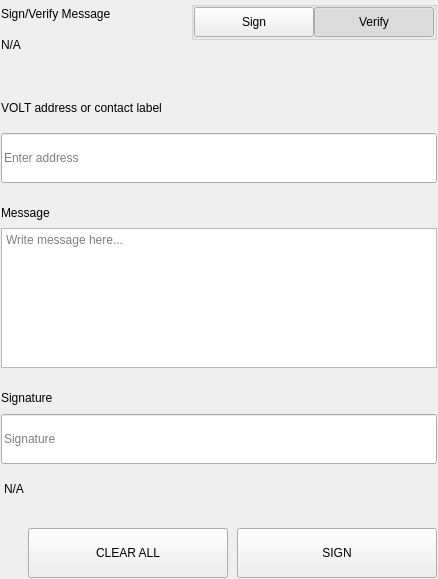
<?xml version="1.0" encoding="UTF-8"?>
<ui version="4.0">
 <class>SettingsSignMessageWidgets</class>
 <widget class="QWidget" name="SettingsSignMessageWidgets">
  <property name="geometry">
   <rect>
    <x>0</x>
    <y>0</y>
    <width>438</width>
    <height>579</height>
   </rect>
  </property>
  <property name="windowTitle">
   <string notr="true">N/A</string>
  </property>
  <layout class="QVBoxLayout" name="verticalLayout">
   <property name="spacing">
    <number>0</number>
   </property>
   <property name="leftMargin">
    <number>0</number>
   </property>
   <property name="topMargin">
    <number>0</number>
   </property>
   <property name="rightMargin">
    <number>0</number>
   </property>
   <property name="bottomMargin">
    <number>0</number>
   </property>
   <item>
    <widget class="QWidget" name="left" native="true">
     <layout class="QVBoxLayout" name="verticalLayout_3">
      <property name="leftMargin">
       <number>0</number>
      </property>
      <property name="topMargin">
       <number>0</number>
      </property>
      <property name="rightMargin">
       <number>0</number>
      </property>
      <property name="bottomMargin">
       <number>0</number>
      </property>
      <item>
       <widget class="QWidget" name="container_sign" native="true">
        <layout class="QVBoxLayout" name="verticalLayout_2">
         <property name="spacing">
          <number>0</number>
         </property>
         <property name="leftMargin">
          <number>1</number>
         </property>
         <property name="topMargin">
          <number>1</number>
         </property>
         <property name="rightMargin">
          <number>1</number>
         </property>
         <property name="bottomMargin">
          <number>1</number>
         </property>
         <item>
          <layout class="QHBoxLayout" name="horizontalLayout_3" stretch="3,1">
           <property name="spacing">
            <number>40</number>
           </property>
           <item>
            <layout class="QVBoxLayout" name="verticalLayoutTitle">
             <property name="spacing">
              <number>5</number>
             </property>
             <item>
              <widget class="QLabel" name="labelTitle">
               <property name="text">
                <string>Sign/Verify Message</string>
               </property>
              </widget>
             </item>
             <item>
              <widget class="QLabel" name="labelSubtitle1">
               <property name="text">
                <string notr="true">N/A</string>
               </property>
               <property name="wordWrap">
                <bool>true</bool>
               </property>
              </widget>
             </item>
            </layout>
           </item>
           <item alignment="Qt::AlignRight|Qt::AlignTop">
            <widget class="QWidget" name="containerSwitch" native="true">
             <property name="styleSheet">
              <string notr="true">#containerSwitch{
	padding-top:9px;
}</string>
             </property>
             <layout class="QVBoxLayout" name="verticalLayout_6">
              <property name="spacing">
               <number>4</number>
              </property>
              <property name="leftMargin">
               <number>0</number>
              </property>
              <property name="topMargin">
               <number>0</number>
              </property>
              <property name="rightMargin">
               <number>0</number>
              </property>
              <property name="bottomMargin">
               <number>0</number>
              </property>
              <item alignment="Qt::AlignRight">
               <widget class="QGroupBox" name="groupBox">
                <property name="sizePolicy">
                 <sizepolicy hsizetype="Fixed" vsizetype="Preferred">
                  <horstretch>0</horstretch>
                  <verstretch>0</verstretch>
                 </sizepolicy>
                </property>
                <property name="title">
                 <string/>
                </property>
                <property name="alignment">
                 <set>Qt::AlignRight|Qt::AlignTop|Qt::AlignTrailing</set>
                </property>
                <layout class="QHBoxLayout" name="horizontalLayout_4">
                 <property name="spacing">
                  <number>0</number>
                 </property>
                 <property name="leftMargin">
                  <number>0</number>
                 </property>
                 <property name="topMargin">
                  <number>0</number>
                 </property>
                 <property name="rightMargin">
                  <number>0</number>
                 </property>
                 <property name="bottomMargin">
                  <number>0</number>
                 </property>
                 <item>
                  <widget class="QPushButton" name="pushSign">
                   <property name="minimumSize">
                    <size>
                     <width>120</width>
                     <height>30</height>
                    </size>
                   </property>
                   <property name="maximumSize">
                    <size>
                     <width>120</width>
                     <height>30</height>
                    </size>
                   </property>
                   <property name="focusPolicy">
                    <enum>Qt::NoFocus</enum>
                   </property>
                   <property name="text">
                    <string>Sign</string>
                   </property>
                   <property name="checkable">
                    <bool>true</bool>
                   </property>
                   <property name="autoExclusive">
                    <bool>true</bool>
                   </property>
                  </widget>
                 </item>
                 <item>
                  <widget class="QPushButton" name="pushVerify">
                   <property name="minimumSize">
                    <size>
                     <width>120</width>
                     <height>30</height>
                    </size>
                   </property>
                   <property name="maximumSize">
                    <size>
                     <width>120</width>
                     <height>30</height>
                    </size>
                   </property>
                   <property name="focusPolicy">
                    <enum>Qt::NoFocus</enum>
                   </property>
                   <property name="text">
                    <string>Verify</string>
                   </property>
                   <property name="checkable">
                    <bool>true</bool>
                   </property>
                   <property name="checked">
                    <bool>true</bool>
                   </property>
                   <property name="autoExclusive">
                    <bool>true</bool>
                   </property>
                  </widget>
                 </item>
                </layout>
               </widget>
              </item>
              <item alignment="Qt::AlignHCenter|Qt::AlignTop">
               <widget class="QLabel" name="labelSubtitleSwitch">
                <property name="text">
                 <string/>
                </property>
                <property name="alignment">
                 <set>Qt::AlignRight|Qt::AlignTrailing|Qt::AlignVCenter</set>
                </property>
               </widget>
              </item>
             </layout>
            </widget>
           </item>
          </layout>
         </item>
         <item>
          <spacer name="verticalSpacer_2">
           <property name="orientation">
            <enum>Qt::Vertical</enum>
           </property>
           <property name="sizeType">
            <enum>QSizePolicy::Fixed</enum>
           </property>
           <property name="sizeHint" stdset="0">
            <size>
             <width>20</width>
             <height>40</height>
            </size>
           </property>
          </spacer>
         </item>
         <item>
          <widget class="QWidget" name="containerAddress" native="true">
           <property name="sizePolicy">
            <sizepolicy hsizetype="Preferred" vsizetype="Fixed">
             <horstretch>0</horstretch>
             <verstretch>0</verstretch>
            </sizepolicy>
           </property>
           <layout class="QVBoxLayout" name="verticalLayout_5" stretch="0,0">
            <property name="spacing">
             <number>15</number>
            </property>
            <property name="leftMargin">
             <number>0</number>
            </property>
            <property name="topMargin">
             <number>0</number>
            </property>
            <property name="rightMargin">
             <number>0</number>
            </property>
            <property name="bottomMargin">
             <number>0</number>
            </property>
            <item>
             <widget class="QLabel" name="labelSubtitleAddress">
              <property name="minimumSize">
               <size>
                <width>0</width>
                <height>20</height>
               </size>
              </property>
              <property name="maximumSize">
               <size>
                <width>16777215</width>
                <height>20</height>
               </size>
              </property>
              <property name="text">
               <string>VOLT address or contact label</string>
              </property>
             </widget>
            </item>
            <item>
             <widget class="QLineEdit" name="addressIn_SM">
              <property name="minimumSize">
               <size>
                <width>0</width>
                <height>50</height>
               </size>
              </property>
              <property name="maximumSize">
               <size>
                <width>16777215</width>
                <height>50</height>
               </size>
              </property>
              <property name="placeholderText">
               <string>Enter address</string>
              </property>
             </widget>
            </item>
           </layout>
          </widget>
         </item>
         <item>
          <spacer name="verticalSpacer_3">
           <property name="orientation">
            <enum>Qt::Vertical</enum>
           </property>
           <property name="sizeType">
            <enum>QSizePolicy::Fixed</enum>
           </property>
           <property name="sizeHint" stdset="0">
            <size>
             <width>20</width>
             <height>20</height>
            </size>
           </property>
          </spacer>
         </item>
         <item>
          <layout class="QVBoxLayout" name="verticalLayout_9">
           <property name="spacing">
            <number>5</number>
           </property>
           <item>
            <widget class="QLabel" name="labelSubtitleMessage">
             <property name="minimumSize">
              <size>
               <width>0</width>
               <height>20</height>
              </size>
             </property>
             <property name="maximumSize">
              <size>
               <width>16777215</width>
               <height>20</height>
              </size>
             </property>
             <property name="text">
              <string>Message</string>
             </property>
            </widget>
           </item>
           <item>
            <widget class="QPlainTextEdit" name="messageIn_SM">
             <property name="minimumSize">
              <size>
               <width>0</width>
               <height>140</height>
              </size>
             </property>
             <property name="maximumSize">
              <size>
               <width>16777215</width>
               <height>140</height>
              </size>
             </property>
             <property name="placeholderText">
              <string>Write message here...</string>
             </property>
            </widget>
           </item>
          </layout>
         </item>
         <item>
          <spacer name="verticalSpacer_4">
           <property name="orientation">
            <enum>Qt::Vertical</enum>
           </property>
           <property name="sizeType">
            <enum>QSizePolicy::Fixed</enum>
           </property>
           <property name="sizeHint" stdset="0">
            <size>
             <width>20</width>
             <height>20</height>
            </size>
           </property>
          </spacer>
         </item>
         <item>
          <widget class="QWidget" name="widget" native="true">
           <property name="minimumSize">
            <size>
             <width>0</width>
             <height>75</height>
            </size>
           </property>
           <property name="maximumSize">
            <size>
             <width>16777215</width>
             <height>16777215</height>
            </size>
           </property>
           <layout class="QVBoxLayout" name="verticalLayout_4">
            <property name="leftMargin">
             <number>0</number>
            </property>
            <property name="topMargin">
             <number>0</number>
            </property>
            <property name="rightMargin">
             <number>0</number>
            </property>
            <property name="bottomMargin">
             <number>0</number>
            </property>
            <item>
             <widget class="QLabel" name="labelSubtitleSignature">
              <property name="minimumSize">
               <size>
                <width>0</width>
                <height>20</height>
               </size>
              </property>
              <property name="maximumSize">
               <size>
                <width>16777215</width>
                <height>20</height>
               </size>
              </property>
              <property name="text">
               <string>Signature</string>
              </property>
             </widget>
            </item>
            <item>
             <widget class="QLineEdit" name="signatureOut_SM">
              <property name="minimumSize">
               <size>
                <width>0</width>
                <height>50</height>
               </size>
              </property>
              <property name="placeholderText">
               <string>Signature</string>
              </property>
             </widget>
            </item>
           </layout>
          </widget>
         </item>
         <item>
          <widget class="QLabel" name="statusLabel_SM">
           <property name="styleSheet">
            <string notr="true">padding-top:5px;</string>
           </property>
           <property name="text">
            <string notr="true">N/A</string>
           </property>
          </widget>
         </item>
         <item>
          <spacer name="verticalSpacer">
           <property name="orientation">
            <enum>Qt::Vertical</enum>
           </property>
           <property name="sizeType">
            <enum>QSizePolicy::Fixed</enum>
           </property>
           <property name="sizeHint" stdset="0">
            <size>
             <width>20</width>
             <height>20</height>
            </size>
           </property>
          </spacer>
         </item>
         <item>
          <layout class="QHBoxLayout" name="horizontalLayout_7">
           <property name="spacing">
            <number>9</number>
           </property>
           <item>
            <spacer name="horizontalSpacer_5">
             <property name="orientation">
              <enum>Qt::Horizontal</enum>
             </property>
             <property name="sizeType">
              <enum>QSizePolicy::Expanding</enum>
             </property>
             <property name="sizeHint" stdset="0">
              <size>
               <width>40</width>
               <height>20</height>
              </size>
             </property>
            </spacer>
           </item>
           <item>
            <widget class="QPushButton" name="pushButtonClear">
             <property name="minimumSize">
              <size>
               <width>200</width>
               <height>50</height>
              </size>
             </property>
             <property name="focusPolicy">
              <enum>Qt::NoFocus</enum>
             </property>
             <property name="text">
              <string>CLEAR ALL</string>
             </property>
            </widget>
           </item>
           <item>
            <widget class="QPushButton" name="pushButtonSave">
             <property name="minimumSize">
              <size>
               <width>200</width>
               <height>50</height>
              </size>
             </property>
             <property name="maximumSize">
              <size>
               <width>200</width>
               <height>50</height>
              </size>
             </property>
             <property name="focusPolicy">
              <enum>Qt::NoFocus</enum>
             </property>
             <property name="text">
              <string>SIGN</string>
             </property>
            </widget>
           </item>
          </layout>
         </item>
        </layout>
       </widget>
      </item>
     </layout>
    </widget>
   </item>
  </layout>
 </widget>
 <resources/>
 <connections/>
</ui>
